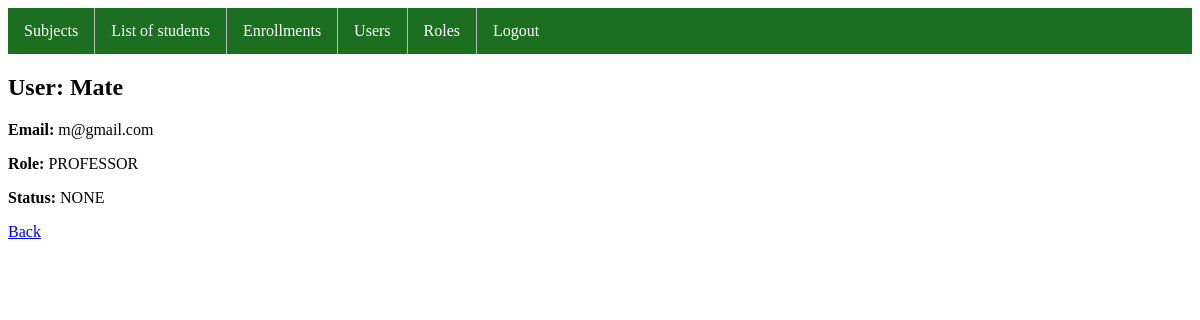
Screenshot of /app/users/16/ (signed in) with the database file from the repository.
### enroll_app/models.py (models this page shows)
class User(AbstractUser):
    STATUS = (('NONE', 'none'), ('REGULAR', 'regular'), ('EXTRAORDINARY', 'extraordinary'))
    role = models.ForeignKey(Role, on_delete=models.PROTECT, null=True)
    status = models.CharField(max_length=50, choices=STATUS, null=True)

class Role(models.Model):
    ROLE = (('ADMIN', 'admin'), ('PROFESSOR', 'professor'), ('STUDENT', 'student'))
    name = models.CharField(max_length=50, choices=ROLE, unique=True)
    def __str__(self):
        return self.name

### enroll_app/views.py (the view)
# urls.py: path('users/<int:pk>/', views.user_detail, name='user_detail'),
@login_required(login_url='enroll_app:user_login')
def user_detail(request, pk):
    admin = check_is_admin(request.user)
    if admin:
        user = get_object_or_404(User, pk=pk)
        return render(request, 'user_detail.html', {'user': user, 'is_admin':admin})
    else:
        return HttpResponse("ACCESS DENIED -  You're not ADMIN")

### enroll_app/views.py (called while the page is built)
def check_is_admin(user):
    return user.role.name == 'ADMIN' if user.role else False

### enroll_app/templates/user_detail.html
{% extends 'base.html' %}
{% block content %}
  <h2><strong>User:</strong> {{ user.username }}</h2>
  <p><strong>Email: </strong>{{ user.email }}</p>
  <p><strong>Role: </strong>{{ user.role }}</p>
  <p><strong>Status:</strong> {{ user.status }}</p>
  <a href="{% url 'enroll_app:user_list' %}">Back</a>
{% endblock %}

### rows the page displays
User: username "Mate", email "m@gmail.com", role "PROFESSOR", status "NONE"
